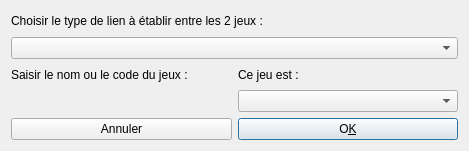
<?xml version="1.0" encoding="UTF-8"?>
<ui version="4.0">
 <class>D_LienJeux</class>
 <widget class="QDialog" name="D_LienJeux">
  <property name="geometry">
   <rect>
    <x>0</x>
    <y>0</y>
    <width>469</width>
    <height>151</height>
   </rect>
  </property>
  <property name="windowTitle">
   <string>Lien entre 2 jeux</string>
  </property>
  <layout class="QGridLayout" name="gridLayout">
   <item row="5" column="1">
    <widget class="QPushButton" name="Bt_OK">
     <property name="text">
      <string>O&amp;K</string>
     </property>
    </widget>
   </item>
   <item row="5" column="0">
    <widget class="QPushButton" name="Bt_Annuler">
     <property name="text">
      <string>Annuler</string>
     </property>
    </widget>
   </item>
   <item row="0" column="0" rowspan="3" colspan="2">
    <layout class="QGridLayout" name="gridLayout_2">
     <item row="3" column="0">
      <layout class="QHBoxLayout" name="HLay_Jeux"/>
     </item>
     <item row="2" column="0">
      <widget class="QLabel" name="label">
       <property name="text">
        <string>Saisir le nom ou le code du jeux :</string>
       </property>
      </widget>
     </item>
     <item row="2" column="1">
      <widget class="QLabel" name="label_3">
       <property name="text">
        <string>Ce jeu est :</string>
       </property>
      </widget>
     </item>
     <item row="3" column="1">
      <widget class="QComboBox" name="Cbx_DescriptifJeu">
       <property name="enabled">
        <bool>true</bool>
       </property>
      </widget>
     </item>
     <item row="0" column="0" colspan="2">
      <widget class="QLabel" name="label_2">
       <property name="text">
        <string>Choisir le type de lien à établir entre les 2 jeux :</string>
       </property>
      </widget>
     </item>
     <item row="1" column="0" colspan="2">
      <widget class="QComboBox" name="Cbx_TypeLien"/>
     </item>
    </layout>
   </item>
  </layout>
 </widget>
 <resources/>
 <connections/>
</ui>
